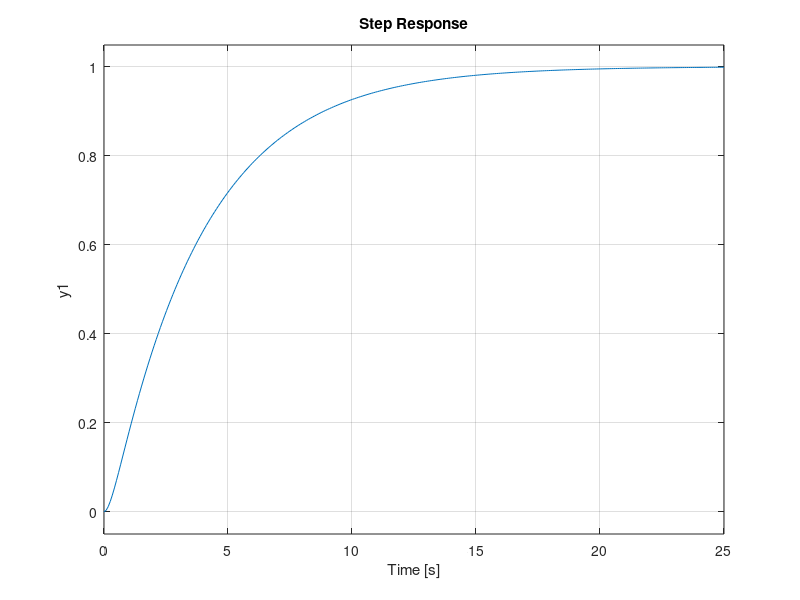

Source code (MATLAB): (Note: this script raises an error after producing the figure.)
clear;
clc;

s = tf('s');

figure(1);
hold on
for a = [1 2 4 8]
    sys = a /(s^2 + 4*s + a);
    figure(1);
    step(sys,25);
    [Wn, Z] = damp(sys); %To get T1 and T2 
    T1 = 1/Wn(1)*Z(1);
    T2 = 1/Wn(2)*Z(2);
    T = sqrt(T1*T2);
    fprintf("\nFor A = %d:\nT1 = %f T2 = %f\nT = %f\nTs = %f\n",...
        a, T1, T2, T,...
        stepinfo(sys).SettlingTime)
    
end
legend('a = 1', 'a = 2', 'a = 4', 'a = 8');
hold off;

figure(2);
hold on
for a = [1 2 4 8]
    sys = a /(s^2 + 4*s + a);
    [x,t] = step(sys,25);
    pzmap(sys)
end
legend('a = 1', 'a = 2', 'a = 4', 'a = 8');
hold off;



